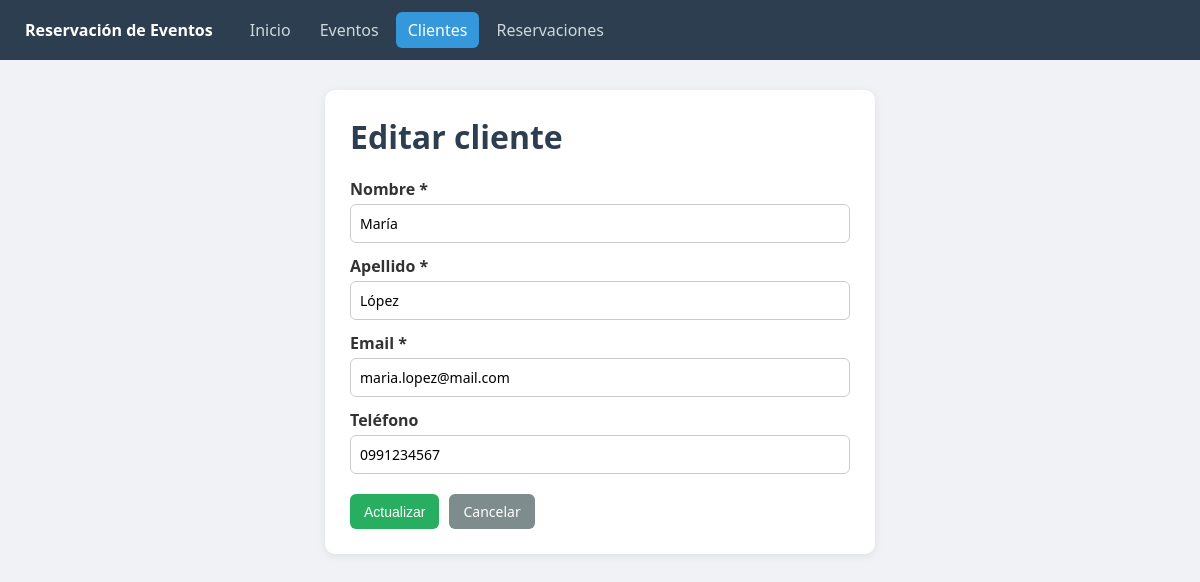
Screenshot of /cliente_form.php?id=1 with the database file from the repository.
### tables this page shows
CREATE TABLE IF NOT EXISTS clientes (
    cliente_id INT AUTO_INCREMENT PRIMARY KEY,
    nombre VARCHAR(100) NOT NULL,
    apellido VARCHAR(100) NOT NULL,
    email VARCHAR(120) NOT NULL UNIQUE,
    telefono VARCHAR(15)
);

### config/Database.php (called while the page is built)
<?php
class Database
{
    private string $host = "localhost";
    private string $dbName = "reservacion_eventos";
    private string $user = "root";
    private string $password = "";
    private static ?PDO $conexion = null;
    public function conectar(): PDO
    {
        if (self::$conexion === null) {
            try {
                $dsn = "mysql:host={$this->host};dbname={$this->dbName};charset=utf8mb4";
                self::$conexion = new PDO($dsn, $this->user, $this->password);
                self::$conexion->setAttribute(PDO::ATTR_ERRMODE, PDO::ERRMODE_EXCEPTION);
                self::$conexion->setAttribute(PDO::ATTR_DEFAULT_FETCH_MODE, PDO::FETCH_ASSOC);
            } catch (PDOException $e) {
                die("Error de conexión: " . $e->getMessage());
            }
        }
        return self::$conexion;
    }
}

### models/Cliente.php (called while the page is built, shortened)
<?php
require_once __DIR__ . "/../config/Database.php";
class Cliente
{
    private string $nombre = "";
    private string $apellido = "";
    private string $email = "";
    private string $telefono = "";
    private PDO $db;
    private string $tabla = "clientes";
    public function __construct()
    {
        $this->db = (new Database())->conectar();
    }
    public function getNombre(): string { return $this->nombre; }
    public function setNombre(string $nombre): void { $this->nombre = trim($nombre); }
    public function getApellido(): string { return $this->apellido; }
    public function setApellido(string $apellido): void { $this->apellido = trim($apellido); }
    public function getEmail(): string { return $this->email; }
    public function setEmail(string $email): void { $this->email = trim($email); }
    public function getTelefono(): string { return $this->telefono; }
    public function setTelefono(string $telefono): void { $this->telefono = trim($telefono); }
    public function buscarPorId(int $id): bool
    {
        $stmt = $this->db->prepare("SELECT * FROM {$this->tabla} WHERE cliente_id = :id");
        $stmt->execute([":id" => $id]);
        $fila = $stmt->fetch();
        return true;
    }
}

### includes/funciones.php (called while the page is built, shortened)
<?php
function e($txt) { return htmlspecialchars((string)$txt, ENT_QUOTES, "UTF-8"); }

### cliente_form.php (the view, shortened to what this page needs)
<?php
require_once "models/Cliente.php";
require_once "includes/funciones.php";
$cliente = new Cliente();
$esEdicion = false;
if (isset($_GET["id"])) {
    $esEdicion = $cliente->buscarPorId((int)$_GET["id"]);
}
$titulo = $esEdicion ? "Editar cliente" : "Nuevo cliente";
require "includes/header.php";
?>
<div class="contenedor angosto">
    <h1><?= $titulo ?></h1>
    <form method="POST" class="formulario">
        <label>Nombre *</label>
        <input type="text" name="nombre" maxlength="100" required value="<?= e($cliente->getNombre()) ?>">
        <label>Apellido *</label>
        <input type="text" name="apellido" maxlength="100" required value="<?= e($cliente->getApellido()) ?>">
        <label>Email *</label>
        <input type="email" name="email" maxlength="120" required value="<?= e($cliente->getEmail()) ?>">
        <label>Teléfono</label>
        <input type="text" name="telefono" maxlength="10" value="<?= e($cliente->getTelefono()) ?>">
        <div class="botones">
            <button type="submit" class="btn verde"><?= $esEdicion ? "Actualizar" : "Guardar" ?></button>
            <a href="clientes.php" class="btn gris">Cancelar</a>
        </div>
    </form>
</div>
<?php require "includes/footer.php"; ?>

### css/estilos.css (style rules this page uses)
* { box-sizing: border-box; margin: 0; padding: 0; }
body { font-family: "Segoe UI", Arial, sans-serif; background: #f0f2f5; color: #333; }
.contenedor { max-width: 1150px; margin: 30px auto; background: #fff; padding: 25px; border-radius: 10px; box-shadow: 0 2px 10px rgba(0,0,0,.08); }
.contenedor.angosto { max-width: 550px; }
h1 { margin-bottom: 20px; color: #2c3e50; }
input, textarea, select { width: 100%; padding: 9px; border: 1px solid #ccc; border-radius: 6px; font-size: 14px; font-family: inherit; background: #fff; }
.btn { display: inline-block; padding: 8px 14px; border: none; border-radius: 6px; background: #3498db; color: #fff; text-decoration: none; font-size: 14px; cursor: pointer; white-space: nowrap; }
.verde { background: #27ae60; }
.gris { background: #7f8c8d; }
.formulario label { display: block; margin: 12px 0 4px; font-weight: 600; }
.botones { margin-top: 20px; display: flex; gap: 10px; }

### rows the page displays
clientes: titulo "Editar cliente", nombre "María", apellido "López", email "maria.lopez@mail.com", telefono "0991234567"
